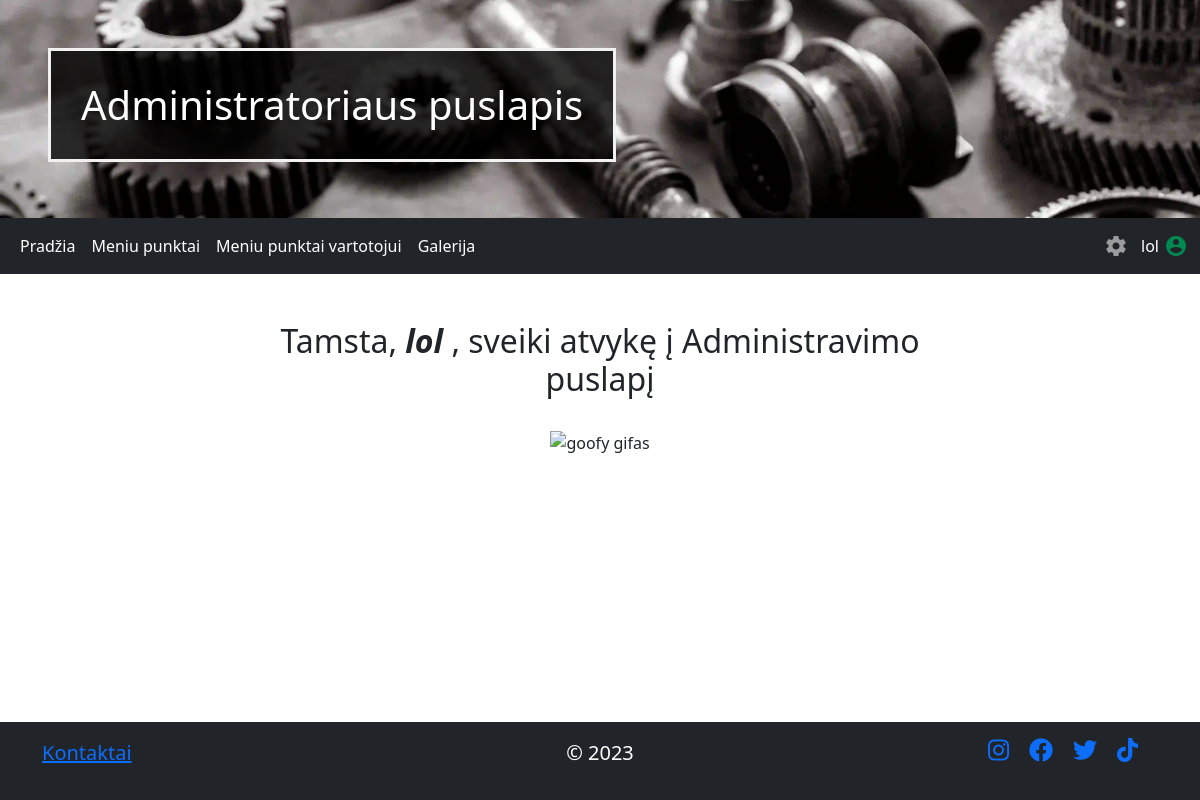
The page /admin (signed in) on the database its author committed.
### app/database.py (models this page shows, shortened)
class MenuItem(Base):
    __tablename__ = 'MenuItems'
    id = Column(Integer, primary_key=True)
    name = Column('MenuItemName', String)
    url = Column('url', String)

class User(Base, UserMixin):
    __tablename__ = "users"
    id = Column(Integer, primary_key=True)
    username = Column('username', String(50), nullable=False, unique=True)
    password = Column('password', String(50), nullable=False)

### app/admin_views.py (the view)
@app.route('/admin')
def admin_dashboard():
    return render_template('admin/dashboard.html', menu=menu())

### app/__init__.py (called while the page is built)
@login_manager.user_loader
def load_user(user_id):
    return session.query(User).get(int(user_id))

### app/admin_views.py (called while the page is built)
def menu():
    return session.query(MenuItem).all()

### app/views.py (called while the page is built)
@app.before_request
def require_login():
    if request.endpoint in ['sign_in', 'sign_up', 'static']:
        return
    if not current_user.is_authenticated:
        return redirect(url_for('sign_in', next=request.url))

### app/templates/admin/dashboard.html (shortened to what this page needs)
{% extends 'admin/templates/admin_template.html' %}
{% block header %} Administratoriaus puslapis {% endblock %}
{% block main %}
<div class="container mt-5">
    <div class="row">
      <div class="col-sm-8 col-sm-8 mx-auto text-center">
          <h2> Tamsta, <i><b> {{current_user.username}} </i></b>, sveiki atvykę į Administravimo puslapį</h2><br>
          <img src="static/images/goofy.gif" alt="goofy gifas" style="padding-bottom: 10px;">
      </div>
    </div>
  </div>
{% endblock %}

### app/templates/admin/templates/admin_template.html (shortened to what this page needs)
<!DOCTYPE html>
<html lang="en">
<head>
  <link href="https://cdn.jsdelivr.net/npm/bootstrap@5.3.2/dist/css/bootstrap.min.css" rel="stylesheet">
  <link rel="stylesheet" href="{{ url_for('static', filename='css/style.css') }}">
  <link rel="stylesheet" href="https://cdnjs.cloudflare.com/ajax/libs/font-awesome/5.15.1/css/all.min.css">
</head>
<body>
<div class="content">
  <header class="p-5 bg-primary text-white text-center headAdmin">
    <h1 class="headerText">{% block header %} {% endblock %}</h1>
  </header>
<nav class="navbar navbar-expand-sm bg-dark navbar-dark">
  <div class="container-fluid">
    <ul class="navbar-nav">
        <li class="nav-item">
            <a class="nav-link active" href="/admin">Pradžia</a>
        </li>
        {% for x in menu %}
        <li class="nav-item">
            <a class="nav-link active" href='{{ x.url }}'>{{ x.name }}</a>
        </li>
        {% endfor %}
    </ul>
    <ul class="navbar-nav flex-row-reverse">
      {% if current_user.is_authenticated %}
       <li id="accUser" class="flex nav-item nav-item-spacing">
           <span id="accUserName" class="navbar-text">{{ current_user.username }}</span>
           <span id="accUserLogo" class="material-icons" title="Prisijungęs vartotojas: {{ current_user.username }}">account_circle</span>
       </li>
      {% endif %}
      <li class="nav-item dropdown ">
        <a class="material-icons nav-link" href="#" id="navbarDarkDropdownMenuLink" role="button" data-bs-toggle="dropdown" aria-expanded="false">
        </a>
      </li>
  </ul>
  </div>
</nav>
{% block main %}
{% endblock %}
</div>
<footer class="footer mt-auto py-3 bg-dark text-white">
  <div class="container">
    <div class="row">
      <div class="col justify-content-start" style="display:flex">
        <a href="/"><p class="footT text-center">Kontaktai</p></a>
      </div>
      <div class="col">
        <p class="footT text-center">© 2023</p>
      </div>
      <div class="col justify-content-end" style="display:flex">
        <a href="https://www.instagram.com/"><i class="fab fa-instagram"></i></a>
        <a href="https://www.facebook.com"><i class="fab fa-facebook"></i></a>
        <a href="https://www.twitter.com"><i class="fab fa-twitter"></i></a>
        <a href="https://www.tiktok.com"><i class="fab fa-tiktok"></i></a>
      </div>
    </div>
  </div>
</footer>
</body>
</html>

### app/static/css/style.css (style rules this page uses)
html, body { height: 100%; }
body { display: flex; flex-direction: column; }
.content { flex: 1 0 auto; }
.footer { flex-shrink: 0; }
header { background-size: cover; }
.headerText { border: 3px solid #f1f1f1; background-color: rgba(0,0,0, 0.8); width:fit-content; padding:30px; }
.headAdmin { background-image: url('../images/settings.webp'); }
#accUserLogo { color:#008851; }
#accUserName { padding: 5px; color: #ffff; }
#accUser { display:flex; align-items: center; }
.fab { margin-right: 20px; font-size: 24px; }
.footT { font-size: 20px; }

### rows shown on the page
MenuItem: name "Meniu punktai"
MenuItem: name "Meniu punktai vartotojui"
MenuItem: name "Galerija"
User: username "lol"
